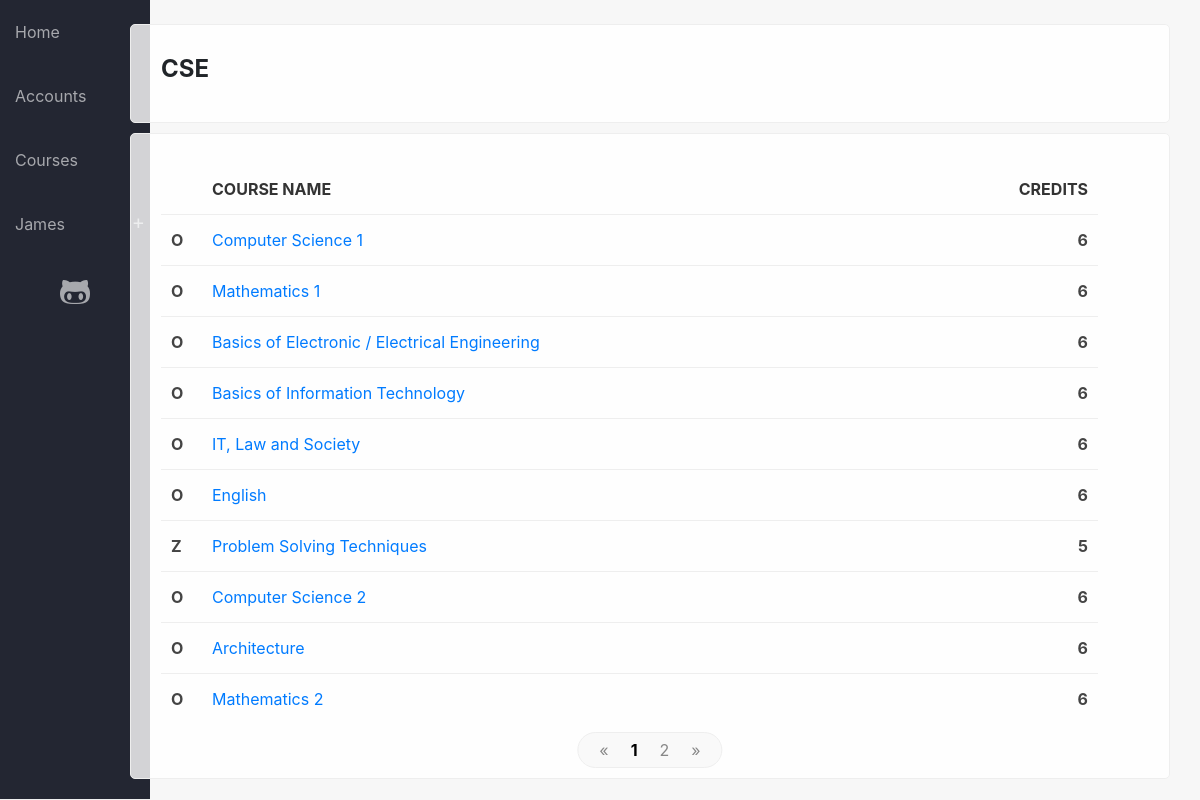
Screenshot of /program/1 (signed in) with the database file from the repository.
### sems/models.py (models this page shows, shortened)
class Student(models.Model):
    user = models.OneToOneField(User, on_delete=models.CASCADE, null=True)
    first_name = models.CharField(max_length=100, null=True)
    last_name = models.CharField(max_length=100, null=True)
    picture = models.ImageField(null=True, blank=True, default='no-img.png')
    website = models.URLField(max_length=100, null=True, blank=True)
    email = models.EmailField(max_length=100, null=True)
    program = models.ForeignKey(Program, on_delete=models.SET_NULL, null=True)
    country = models.ForeignKey(State, on_delete=models.SET_NULL, null=True)
    city = models.CharField(max_length=100, null=True)
    course = models.ManyToManyField(Course, related_name='course', blank=True)
    course_teacher = models.ManyToManyField(Course, related_name='course_teacher', blank=True)
    viti = models.IntegerField(choices=YEARS, default=1)
    semester = models.IntegerField(choices=SEMESTER, default=1)
    level = models.CharField(max_length=100, choices=LEVELS, default=1)

class Program(models.Model):
    name = models.CharField(max_length=150)
    summary = models.TextField(null=True, blank=True)

class Course(models.Model):
    name = models.CharField(max_length=200)
    summary = models.TextField(max_length=600, null=True, blank=True)
    program = models.ForeignKey(Program, on_delete=models.CASCADE)
    start_date = models.DateField()
    end_date = models.DateField()
    credits = models.IntegerField(null=True, default=0)
    obligative = models.BooleanField(default=True)
    year = models.IntegerField(choices=YEARS, default=1)
    semester = models.IntegerField(choices=SEMESTER, default=1)
    level = models.CharField(max_length=100, choices=LEVELS, default='Bachelor')
    def __str__(self):
        return self.name
    def get_type(self):
        if self.obligative:
            return "O"
        else:
            return "Z"

### sems/views.py (the view)
# urls.py: path('program/<int:pk>', views.program_detail, name='program_single'),
def program_detail(request, pk):
    program = Program.objects.get(pk=pk)
    courses = Course.objects.filter(program_id=pk)
    paginator = Paginator(courses, 10)
    page = request.GET.get('page')
    courses = paginator.get_page(page)
    if request.user.is_authenticated:
        return render(
            request,
            'program_single.html',
            {'program': program, 'courses': courses, 'credits': credits},
        )
    else:
        return redirect('login')

### sems/templates/program_single.html (shortened to what this page needs)
{% extends 'base_generic.html' %}
{% block content %}
<div class="container">
    <div class="no-shade card-box">
        <h4>{{ program.name }}</h4>
    </div>
    <div class="shadow-box">
        {% if courses %}
        <table>
            <thead>
                <tr>
                    <th></th>
                    <th>Course name</th>
                    <th class="text-right">Credits</th>
                    <th></th>
                </tr>
            </thead>
        {% for course in courses %}
            <tr>
                <td style="max-width: 20px"><b>{{ course.get_type }}</b></td>
                <td><a href="{% url 'course_detail' pk=course.pk %}">{{ course }}</a></td>
                <td class="text-right"><b>{{ course.credits }}</b></td>
            </tr>
        {% endfor %}
        </table>
        {% else %}
        <p class="text-center"><i class="material-icons">sentiment_dissatisfied</i><br/>No courses added</p>
        {% if user.is_superuser %}
        <p class="text-center lead">Start by <a href="{% url 'course_add' pk=program.pk %}">adding new course</a></p>
        {% endif %}
        {% endif %}
        {% if courses.paginator.page_range|length > 1 %}
        <br>
        <div class="pagination">
            <a href="?page=1">&laquo;</a>
            {% for i in courses.paginator.page_range %}
                {% if i == courses.number %}
                    <a href="?page={{ i }}"><b>{{ i }}</b></a>
                {% else %}
                    <a href="?page={{ i }}">{{ i }}</a>
                {% endif %}
            {% endfor %}
            <a href="?page={{ courses.paginator.num_pages }}">&raquo;</a>
        </div>
        {% endif %}
    </div>
</div>
{% endblock %}

### sems/templates/base_generic.html (shortened to what this page needs)
{% load static %}
<html>
<head>
    <link rel="stylesheet" href="https://use.fontawesome.com/releases/v5.0.12/css/all.css">
    <link rel="stylesheet" href="{% static 'css/bootstrap.min.css' %}">
    <link rel="stylesheet" href="{% static 'css/main.css' %}">
    <link rel="stylesheet" href="{% static 'fonts/fontawesome-all.min.css' %}">
</head>
<body>
    <div class="wrapper">
        <div class="container-fluid">
            <div class="row">
                <div class="no-padding col-md-1 col-sm-4">
                    <header>
                        <nav>
                            {% url 'home' as hom %} {% url 'students' as acc %} {% url 'programs' as prog %} {% url 'login' as log %} {% url 'student_detail' pk=user.student.pk as sd %}
                            <a href="{% url 'home' %}" {% if request.path == hom %} class="active" {% endif %}>Home</a>
                            <a href="{% url 'students' %}" {% if request.path == acc %} class="active" {% endif %}>Accounts</a>
                            <a href="{% url 'programs' %}" {% if request.path == prog %} class="active" {% endif %}>Courses</a>
                            <div>
                                {% if not user.is_authenticated %}
                                <a href="{% url 'login' %}" {% if request.path == log %} class="active" {% endif %}>Login</a> {% else %}
                                <div class="dd">
                                    <a {% if request.path == sd %} class="active" {% endif %}>{{ user.student.first_name }}</a>
                                </div>
                                {% endif %}
                            </div>
                            <a href="https://github.com/szlcpscr" class="text-center" title="View on GitHub" target="_blank"><i class="fab fa-github-alt fa-2x"></i></a>
                        </nav>
                    </header>
                </div>
                <div class="col-md-11 col-sm-8">
                    <br>
                    {% block content %} {% endblock %}
                </div>
            </div>
        </div>
    </div>
</body>
</html>

### sems/static/css/main.css (style rules this page uses)
* { --main-color: #006992; }
body { display: flex; flex-direction: column; background-color: #f7f7f7; min-height: 100vh; }
.wrapper { flex: 1; }
.no-padding { padding: 0; }
nav { background-color: #232632; margin-bottom: 15px; border-bottom: 1px solid #eee; height: 100vh; position: fixed; min-width: 150px; }
nav a { display: block; padding: 20px 15px; color: rgba(255,255,255,.6); transition: 100ms ease; }
.dd::before, .minus::before { content: '+'; position: absolute; right: 0; font-size: 20px; margin-top: 15px; margin-right: 5px; }
.dd { position: relative; cursor: pointer; display: block; color: rgba(255,255,255,.6); }
.shadow-box, .card-box, .empty-box { padding: 30px; border-radius: 5px; margin-bottom: 10px; display: block; border: 1px solid #eee; position: relative; background-color: rgba(255,255,255,.8); position: relative; overflow: hidden; }
.no-shade h4, .no-shade h3 { font-weight: bold; text-transform: uppercase; }
table { width: 100%; }
td, th { padding: 15px 10px; border-top: 1px solid #eee; color: #444; }
th { border: none; color: #333; text-transform: uppercase; }
td { position: relative; }
.pagination { background-color: #f9f9f9; display: inline-flex; justify-content: center; border-radius: 100px; position: absolute; content: ' '; left: 50%; bottom: 10; transform: translateX(-50%); padding-left: 10px; padding-right: 10px; border: 1px solid #eee; }
.pagination a { padding: 5px 11px; color: #888; }
.pagination a b, .pagination a:hover { color: #6B6DFB; color: #000; }

### rows the page displays
Program: name "CSE"
Course: get_type "O", name "Computer Science 1", credits "6"
Course: get_type "O", name "Mathematics 1", credits "6"
Course: get_type "O", name "Basics of Electronic / Electrical Engineering", credits "6"
Course: get_type "O", name "Basics of Information Technology", credits "6"
Course: get_type "O", name "IT, Law and Society", credits "6"
Course: get_type "O", name "English", credits "6"
Course: get_type "Z", name "Problem Solving Techniques", credits "5"
Course: get_type "O", name "Computer Science 2", credits "6"
Course: get_type "O", name "Architecture", credits "6"
Course: get_type "O", name "Mathematics 2", credits "6"

### other values shown
{{ user.student.first_name }} "James"
{{ i }} "1"
{{ i }} "2"
